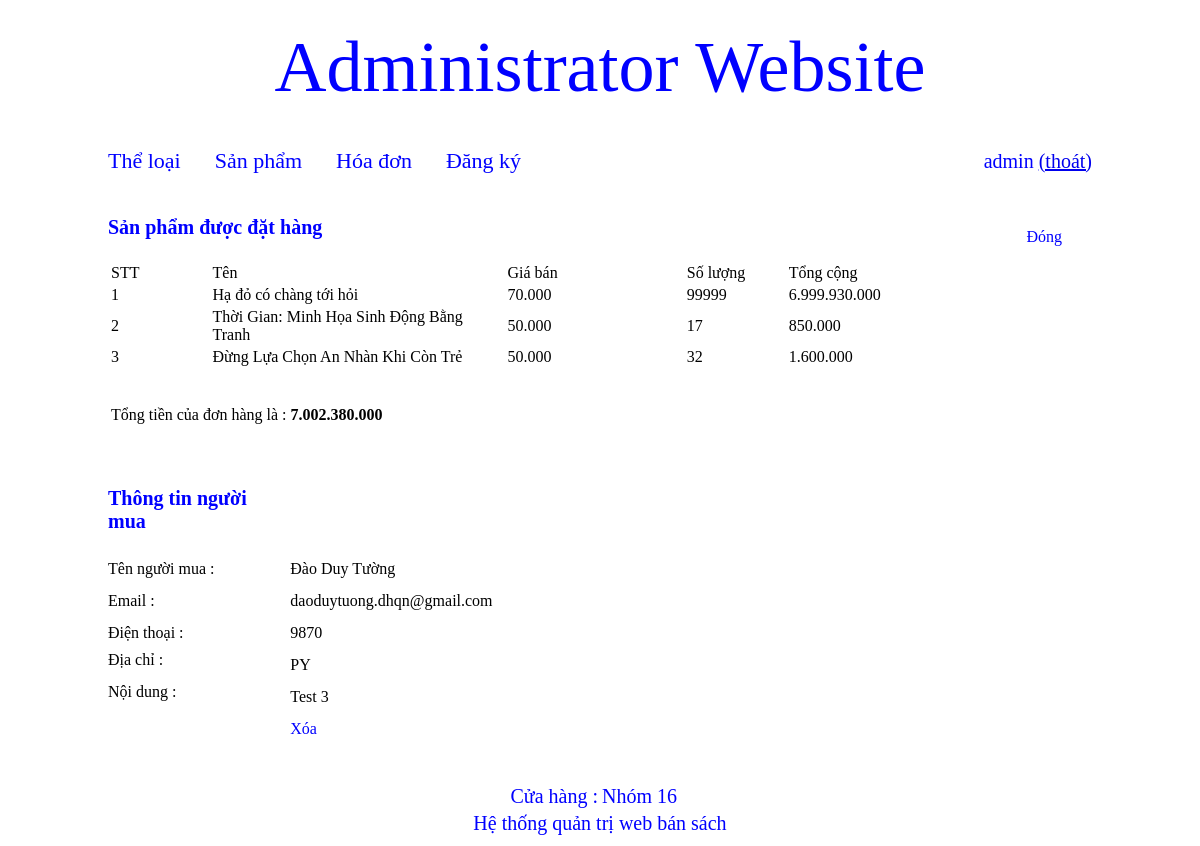
The app's page /quan_tri/index.php?thamso=xem_hoa_don&id=12&trang=1 (signed in) with its own data.
### tables this page shows
CREATE TABLE `san_pham` (
  `id` int(11) NOT NULL,
  `ten` varchar(256) NOT NULL,
  `gia` int(255) NOT NULL,
  `hinh_anh` varchar(256) NOT NULL,
  `noi_dung` mediumtext NOT NULL,
  `thuoc_the_loai` int(255) NOT NULL,
  `noi_bat` varchar(256) NOT NULL,
  `trang_chu` varchar(256) NOT NULL,
  `sap_xep_trang_chu` int(255) NOT NULL
);

CREATE TABLE `hoa_don` (
  `id` int(11) NOT NULL,
  `ten_nguoi_mua` varchar(256) NOT NULL,
  `email` varchar(256) NOT NULL,
  `dia_chi` mediumtext NOT NULL,
  `dien_thoai` varchar(256) NOT NULL,
  `noi_dung` mediumtext NOT NULL,
  `hang_duoc_mua` mediumtext NOT NULL
);

### quan_tri/chuc_nang/hoa_don/xem_hoa_don.php (the view, shortened to what this page needs)
<?php
	$id=$_GET['id'];
	$tv="select * from hoa_don where id='$id' ";
	$tv_1=mysqli_query($conn, $tv);
	$tv_2=mysqli_fetch_array($tv_1);
	$ten_nguoi_mua=$tv_2['ten_nguoi_mua'];
	$email=$tv_2['email'];
	$dien_thoai=$tv_2['dien_thoai'];
	$dia_chi=$tv_2['dia_chi'];
	$noi_dung=$tv_2['noi_dung'];
	$hang_duoc_mua=$tv_2['hang_duoc_mua'];
	$link_dong="?thamso=hoa_don&&trang=".$_GET['trang'];
	$link_xoa="?xoa_hoa_don_o_trang_chi_tiet=co&id=".$id."&trang=".$_GET['trang'];
?>
<table width="990px" >
	<tr>
		<td width="250px" ><b style="color:blue;font-size:20px" >Sản phẩm được đặt hàng </b><br><br> </td>
		<td width="740px" align="right" >
			<a href="<?php echo $link_dong; ?>" class="lk_a1" style="margin-right:30px" >Đóng</a>
		</td>
	</tr>
	<tr>
		<td align="left" colspan="2" >
			<table width="880px" >
				<tr>
					<td width="100px">STT</td>
					<td width="300px" >Tên</td>
					<td width="180px">Giá bán</td>
					<td width="100px" >Số lượng</td>
					<td width="200px">Tổng cộng</td>
				</tr>
				<?php
					$m=explode("[|||||]",$hang_duoc_mua);
					$tong_lon=0;
					for($i=0;$i<count($m);$i++)
					{
						if(isset($m[$i]))
						{
							if($m[$i]!="")
							{
								$stt=$i+1;
								$m_2=explode("[|||]",$m[$i]);
								$id_sp=$m_2[0];
								$sl_sp=$m_2[1];
								$tv_sp="select id,ten,gia from san_pham where id='$id_sp' ";
								$tv_sp_1=mysqli_query($conn, $tv_sp);
								$tv_sp_2=mysqli_fetch_array($tv_sp_1);
								$ten=$tv_sp_2['ten'];
								$gia=$tv_sp_2['gia'];
								$gia_duoc_dinh_dang=number_format($gia,0,",",".");
								$tong=$gia*$sl_sp;
								$tong_duoc_dinh_dang=number_format($tong,0,",",".");
								$tong_lon=$tong_lon+$tong;
								if($sl_sp!=0)
								{
								?>
									<tr>
										<td><?php echo $stt; ?></td>
										<td><?php echo $ten; ?></td>
										<td><?php echo $gia_duoc_dinh_dang; ?></td>
										<td><?php echo $sl_sp; ?></td>
										<td><?php echo $tong_duoc_dinh_dang; ?></td>
									</tr>
								<?php
								}
							}
						}
					}
				?>
				<tr>
					<td colspan="5">
						<br><br>
						Tổng tiền của đơn hàng là :
						<?php
							$tong_lon_duoc_dinh_dang=number_format($tong_lon,0,",",".");
							echo "<b>".$tong_lon_duoc_dinh_dang."</b>";
						?>
						<br><br>
					</td>
				</tr>
			</table>
		</td>
	</tr>
</table>
<br><br>
<table width="990px" >
	<tr>
		<td width="180px" ><b style="color:blue;font-size:20px" >Thông tin người mua</b><br><br> </td>
		<td width="810px" align="right" >
		</td>
	</tr>
	<tr height="30px" >
		<td >Tên người mua : </td>
		<td >
			<?php echo $ten_nguoi_mua; ?>
		</td>
	</tr>
	<tr height="30px" >
		<td >Email : </td>
		<td >
			<?php echo $email; ?>
		</td>
	</tr>
	<tr height="30px" >
		<td >Điện thoại : </td>
		<td >
			<?php echo $dien_thoai; ?>
		</td>
	</tr>
	<tr height="30px" >
		<td valign="top" >Địa chỉ : </td>
		<td >
			<?php echo $dia_chi; ?>
		</td>
	</tr>
	<tr height="30px" >
		<td valign="top" >Nội dung : </td>
		<td >
			<?php echo $noi_dung; ?>
		</td>
	</tr>
	<tr height="30px" >
		<td>&nbsp;</td>
		<td>
			<a href="<?php echo $link_xoa; ?>" class="lk_a1" >Xóa</a>
		</td>
	</tr>
</table>

### quan_tri/giao_dien/giao_dien.css (style rules this page uses)
a.lk_a1 { text-decoration:none;color:blue; }

### records on screen
san_pham: stt "1", ten "Hạ đỏ có chàng tới hỏi", gia "70.000", gia.hang_duoc_mua "6.999.930.000"
hoa_don: hang_duoc_mua "99999", hang_duoc_mua "17", hang_duoc_mua "32", ten_nguoi_mua "Đào Duy Tường", email "daoduytuong.dhqn@gmail.com", dien_thoai "9870", dia_chi "PY", noi_dung "Test 3"
san_pham: stt "2", ten "Thời Gian: Minh Họa Sinh Động Bằng Tranh", gia "50.000", gia.hang_duoc_mua "850.000"
san_pham: stt "3", ten "Đừng Lựa Chọn An Nhàn Khi Còn Trẻ", gia "50.000", gia.hang_duoc_mua "1.600.000"

### other values on screen
$_SESSION['ky_danh'] "admin"
$tong_lon_duoc_dinh_dang "7.002.380.000"
